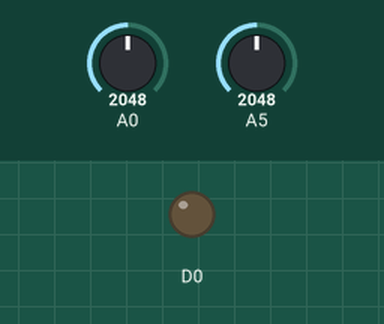
This sketch was run on a simulated Particle Photon. On the bench: output pins drawn as LEDs (lit = HIGH). The inputs (shaded band) are chosen by the test bench; at power-on: A0 = 2048, A5 = 2048.

Above: at 0.1 s.
At 0.6 s:
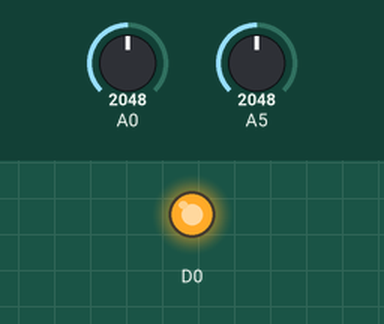
Timing chart, 0 to 2.1 s (numbered marks = the images above):
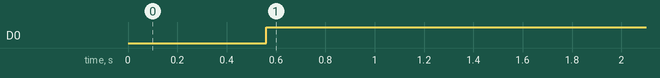

The sketch:

Power_Monitor.ino
```cpp
// -----------------
// This software reads the oscillating voltage from two Hall effect sensors (one with 5A range, the other 20A)
// Peak detection is performed on one oscillation of the 50Hz mains wave, and the amplitude is calculated
// Finally, a conversion to power in Watts is performed and published at 1Hz to the cloud
//
// Oliver Bonner 2015
// ob298@cam.ac.uk
// -----------------
#include "math.h"

#define WAVE_AVERAGING_SAMPLES 10
#define WAVE_SAMPLE_TIME 250
#define ON_THRESHOLD 50
#define SENSOR_SWITCH 500
#define PUBLISH_DELAY 1000
#define VOLTAGE_OFFSET_5A 3099
#define VOLTAGE_OFFSET_20A 2060

int amplitude = 0;
int amplitude_20A = 0;
int amplitude_5A = 0;
int RMS_5A = 0;
int RMS_20A = 0;
int min_5A = 0;
int min_20A = 0;
int max_5A = 0;
int max_20A = 0;
int _power_indication = 0;
char publishString[255];
int maximum_value = 0;
int _power_value = 0;
int square_array_5A[250];
int square_array_20A[250];

int test = 0;

void setup()
{
  // Register the variables for sending data to
  Spark.variable("test", &test, INT);
  Spark.variable("20A_Amp", &amplitude_20A, INT);
  Spark.variable("5A_Amp", &amplitude_5A, INT);
  Spark.variable("20A_RMS", &RMS_20A, INT);
  Spark.variable("5A_RMS", &RMS_5A, INT);
  Spark.variable("Final_Amp", &amplitude, INT);
  Spark.variable("Power_Ind", &_power_indication, INT);
  Spark.variable("Power_Value", &_power_value, INT);

  // A0 is the analog in from the 20A Hall sensor
  pinMode(A0, INPUT);
  // A5 is the analog in from the 5A Hall sensor
  pinMode(A5, INPUT);
  //Digital Out for debugging
  pinMode(D0, OUTPUT);

  //Turn on serial port
  Serial.begin(9600);
}

void loop()
{
    //zero the sampling variables
    int reading_5A = 0;
    int reading_20A = 0;
    int max_average_5A = 0;
    int min_average_5A = 0;
    int max_average_20A = 0;
    int min_average_20A = 0;

    RMS_5A = 0;
    RMS_20A = 0;

    //continuously sample the analogue pin, A1.  Get the min and max values during that sample period.
    for(int j = 0; j < WAVE_AVERAGING_SAMPLES; j++)
    {
        //set the max too low and the min too high, so the next reading will set them both
        max_5A = 0;
        max_20A = 0;
        min_5A = 10000;
        min_20A = 10000;

        //take a sample of one 50Hz wave
        for(int i = 0; i < WAVE_SAMPLE_TIME; i++)
        {
            reading_5A = analogRead(A5);
            reading_20A = analogRead(A0);

            //zero the reading (using the voltage offset), then square it and add it to the array
            square_array_5A[i] = pow((reading_5A - VOLTAGE_OFFSET_5A), 2);
            square_array_20A[i] = pow((reading_20A - VOLTAGE_OFFSET_20A), 2);

            //find the min and max of the wave for both the 5A and 20A sensors
            if(reading_5A > max_5A)
            {
                max_5A = reading_5A;
            }
            if(reading_5A < min_5A)
            {
                min_5A = reading_5A;
            }

            if(reading_20A > max_20A)
            {
                max_20A = reading_20A;
            }
            if(reading_20A < min_20A)
            {
                min_20A = reading_20A;
            }
        }

        //keep a running total of the RMSs
        RMS_5A = RMS_5A + sqrt(mean_5A());
        RMS_20A = RMS_20A + sqrt(mean_20A());

        min_average_5A = min_average_5A + min_5A;
    }

    //calculate the average RMS over the averaging period
    RMS_5A = RMS_5A / WAVE_AVERAGING_SAMPLES;
    RMS_20A = RMS_20A / WAVE_AVERAGING_SAMPLES;

    min_average_5A = min_average_5A / WAVE_AVERAGING_SAMPLES;

    //if the 5A sensor is saturating (or close to), then use the 20A amplitude
    //otherwise use the 5A sensor for calculations (it's more sensitive)
    if(min_average_5A < SENSOR_SWITCH)
    {
        amplitude = RMS_20A;

        //convert ADC counts to a power (W) value
        _power_value = amplitude / 0.3249;
    }
    else
    {
        amplitude = RMS_5A;

        //convert ADC counts to a power (W) value
        _power_value = (amplitude - 7.4442) / 1.7656;
    }

    //test against the on/off threshold, then send out an event if it is on
    //set the front-facing LED accordingly
    //sprintf converts the INT to a string (you can only publish strings)
    if(amplitude > ON_THRESHOLD)
    {
        digitalWrite(D0, HIGH);

        if(_power_indication == 0)
        {
            _power_indication = 1;
        }

        publish_data();
    }
    else
    {
        digitalWrite(D0, LOW);

        _power_value = 0;

        if(_power_indication == 1)
        {
            _power_indication = 0;
            publish_data();
        }
    }
}

int mean_5A(void)
{
    int mean_total = 0;

    for(int i = 0; i < WAVE_SAMPLE_TIME; i++)
    {
        mean_total = mean_total + square_array_5A[i];
    }

    test = (mean_total / WAVE_SAMPLE_TIME);

    return (mean_total / WAVE_SAMPLE_TIME);
}

int mean_20A(void)
{
    int mean_total = 0;

    for(int i = 0; i < WAVE_SAMPLE_TIME; i++)
    {
        mean_total = mean_total + square_array_20A[i];
    }

    return (mean_total / WAVE_SAMPLE_TIME);
}

void publish_data(void)
{
    sprintf(publishString,"power_on_off: %d, power_value: %d",_power_indication, _power_value);
    Spark.publish("Power Indication", publishString);
    delay(PUBLISH_DELAY);
}
```

Measured:
- by itself, D0: LOW → HIGH at 0.56 s
